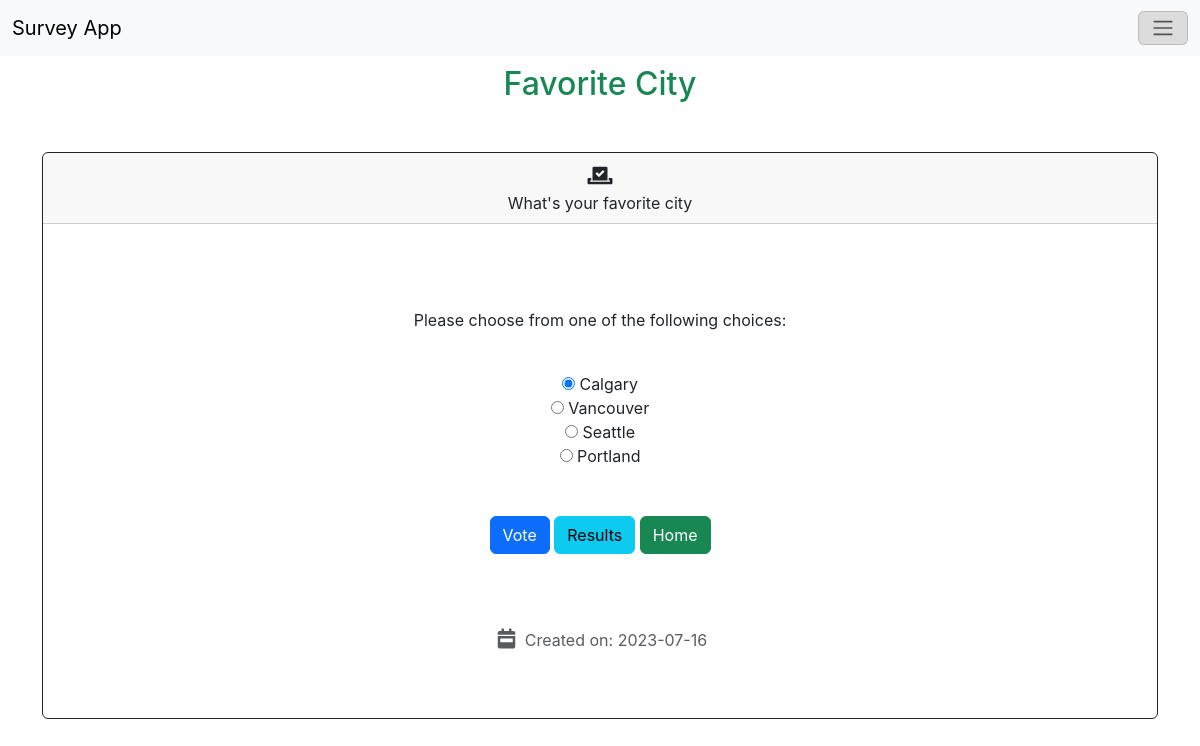
The app's page /vote.php?id=23 with its own data.
### tables this page shows
CREATE TABLE `polls` (
  `id` int(11) NOT NULL,
  `title` text NOT NULL,
  `desc` text NOT NULL,
  `timestamp` timestamp NOT NULL DEFAULT CURRENT_TIMESTAMP ON UPDATE CURRENT_TIMESTAMP
);

CREATE TABLE `poll_answers` (
  `id` int(11) NOT NULL,
  `poll_id` int(11) NOT NULL,
  `title` text NOT NULL,
  `votes` int(11) NOT NULL DEFAULT '0'
);

### vote.php (the view, shortened to what this page needs)
<?php
include 'functions.php';
$pdo = pdo_connect_mysql();
if (isset($_GET['id'])) {
    $stmt = $pdo->prepare('SELECT * FROM polls WHERE id = ?');
    $stmt->execute([$_GET['id']]);
    $poll = $stmt->fetch(PDO::FETCH_ASSOC);
    if ($poll) {
        $stmt = $pdo->prepare('SELECT * FROM poll_answers WHERE poll_id = ?');
        $stmt->execute([$_GET['id']]);
        $poll_answers = $stmt->fetchAll(PDO::FETCH_ASSOC);
    } else {
        die ('Poll with that ID does not exist.');
    }
} else {
    die ('No poll ID specified.');
}
?>
<?=template_header("Vote", "fas fa-vote-yea fa-2x")?>
<div class="d-flex align-items-center text-center" style="min-height: 100vh">
      <div class="box w-100 text-success">
        <h2 class=""><?=$poll['title']?></h2>
        <div class="container mt-5 text-center">
            <div class="card border-dark mb-3">
                <div class="card-header"><i class="fas fa-vote-yea"></i><br><?=$poll['desc']?></div>
                    <div class="card-body text-dark">
                        <div class="container mt-5 mb-5">
                            <div class="form-check">
                                <p>Please choose from one of the following choices:</p><br>
                                <form action="vote.php?id=<?=$_GET['id']?>" method="post">
                                    <div class="container">
                                    <?php for ($i = 0; $i < count($poll_answers); $i++): ?>
                                        <label class="form-check-label">
                                            <input class="vote"
                                                    type="radio"
                                                    name="poll_answer"
                                                    value="<?=$poll_answers[$i]['id']?>"
                                                           <?=$i == 0 ? ' checked' : ''?>>
                                            <?=$poll_answers[$i]['title']?>
                                        </label><br>
                                    <?php endfor; ?>
                                    <div class="container mt-5 mb-5">
                                        <input type="submit" value="Vote" class="btn btn-primary">
                                        <a class="btn btn-info" href="result.php?id=<?=$poll['id']?>">Results</a>
                                        <a class="btn btn-success" href="index.php">Home</a>
                                    </div>
                                </form>
                                </div>
                            </div>
                            <div class="text-muted">
                            <i class="fas fa-calendar-week"></i>
                                <span>Created on: </span>
                            </div>
                        </div>
                    </div>
            </div>
        </div>
    </div>
</div>
<?=template_footer()?>

### functions.php (shortened to what this page needs)
<?php
function formatDate($input) {
    $timestamp = strtotime($input);
    $new_date_format = date('Y-m-d', $timestamp);
    echo $new_date_format;
}
function template_header($title, $icon)
{
echo <<<EOT
<!doctype html>
<html lang="en">
  <head>
    <meta charset="utf-8">
    <meta name="viewport" content="width=device-width, initial-scale=1, shrink-to-fit=no">
    <link href="https://cdn.jsdelivr.net/npm/bootstrap@5.3.0/dist/css/bootstrap.min.css" rel="stylesheet">
    <link href="style.css" rel="stylesheet" type="text/css">
    <link rel="stylesheet" href="https://use.fontawesome.com/releases/v5.8.2/css/all.css">
    <link rel="stylesheet" href="https://fonts.googleapis.com/css?family=Roboto:300,400,500,700&display=swap">
    <script src="https://cdn.jsdelivr.net/npm/bootstrap@5.3.0/dist/js/bootstrap.bundle.min.js"></script>
  </head>
  <title>$title</title>
  <body>
  <nav class="navbar bg-body-tertiary fixed-top">
    <div class="container-fluid">
        <a class="navbar-brand" href="#">Survey App</a>
            <button class="navbar-toggler" type="button" data-bs-toggle="offcanvas" data-bs-target="#offcanvasNavbar" aria-controls="offcanvasNavbar" aria-label="Toggle navigation">
            <span class="navbar-toggler-icon"></span>
        </button>
        <div class="offcanvas offcanvas-end" tabindex="-1" id="offcanvasNavbar" aria-labelledby="offcanvasNavbarLabel">
        <div class="offcanvas-header">
            <h5 class="offcanvas-title" id="offcanvasNavbarLabel">Offcanvas</h5>
            <button type="button" class="btn-close" data-bs-dismiss="offcanvas" aria-label="Close"></button>
        </div>
        <div class="offcanvas-body">
            <ul class="navbar-nav justify-content-end flex-grow-1 pe-3">
                <li class="nav-item">
                    <a class="nav-link active" aria-current="page" href="index.php">Home</a>
                </li>
                <li class="nav-item">
                    <a class="nav-link" href="create.php">New Survey</a>
                </li>
            </ul>
        </div>
        </div>
    </div>
    </nav>
    <div class="d-flex align-items-center" style="min-height: 100vh">
      <div class="box w-100 text-success">
EOT;
}
function template_footer() {
    echo <<<EOT
        </body>
    </html>
    EOT;
    }

### style.css (style rules this page uses)
* { box-sizing: border-box; font-family: -apple-system, BlinkMacSystemFont, 'segoe ui', roboto, oxygen, ubuntu, cantarell, 'fira sans', 'droid sans', 'helvetica neue', Arial, sans-serif; font-size: 16px; -webkit-font-smoothing: antialiased; -moz-osx-font-smoothing: grayscale; }
body { background-color: #ffffff; margin: 0; }
.navbar-toggler { background: gainsboro !important; }
.form-check { padding: 20px !important; }
.fas { padding: 5px; font-size: 20px; }
.container { text-align: center !important; }

### records on screen
polls: title "Favorite City", desc "What's your favorite city", timestamp "2023-07-16"
poll_answers: title "Calgary"
poll_answers: title "Vancouver"
poll_answers: title "Seattle"
poll_answers: title "Portland"
